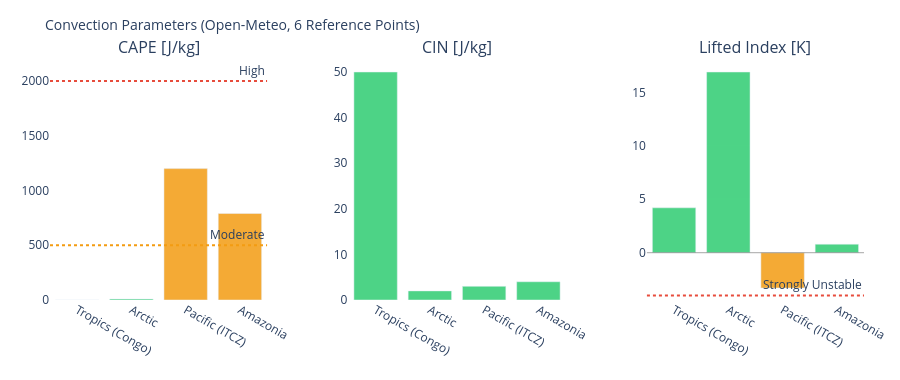

Here is the notebook cell this chart was saved with:
### Markdown cell above
---
## 3. Visualizations

### Code cell
# ============================================================
# CAPE / CIN / LIFTED INDEX – Convection potential
# ============================================================

if not df_atm.empty:
    fig = make_subplots(
        rows=1, cols=3,
        subplot_titles=['CAPE [J/kg]', 'CIN [J/kg]', 'Lifted Index [K]'],
        horizontal_spacing=0.1
    )
    pts = df_atm['point'].tolist()
    pt_colors = ['#E85D24','#185FA5','#888780','#378ADD','#639922','#F2A623']

    # CAPE – höher = mehr Gewitterpotential
    cape_vals = df_atm['cape'].fillna(0).tolist()
    cape_colors = ['#e74c3c' if v > 2000 else '#f39c12' if v > 500 else '#2ecc71'
                   for v in cape_vals]
    fig.add_trace(go.Bar(x=pts, y=cape_vals, marker_color=cape_colors,
                         opacity=0.85, showlegend=False), row=1, col=1)
    fig.add_hline(y=2000, line_dash='dot', line_color='#e74c3c',
                  annotation_text='High', row=1, col=1)
    fig.add_hline(y=500,  line_dash='dot', line_color='#f39c12',
                  annotation_text='Moderate', row=1, col=1)

    # CIN – negativer = stärker gedeckelt (weniger Auslöse)
    cin_vals = df_atm['cin'].fillna(0).tolist()
    cin_colors = ['#e74c3c' if v < -200 else '#f39c12' if v < -50 else '#2ecc71'
                  for v in cin_vals]
    fig.add_trace(go.Bar(x=pts, y=cin_vals, marker_color=cin_colors,
                         opacity=0.85, showlegend=False), row=1, col=2)

    # Lifted Index – negativ = instabil
    li_vals = df_atm['li'].fillna(0).tolist()
    li_colors = ['#e74c3c' if v < -4 else '#f39c12' if v < 0 else '#2ecc71'
                 for v in li_vals]
    fig.add_trace(go.Bar(x=pts, y=li_vals, marker_color=li_colors,
                         opacity=0.85, showlegend=False), row=1, col=3)
    fig.add_hline(y=0, line_color='gray', line_width=0.7, row=1, col=3)
    fig.add_hline(y=-4, line_dash='dot', line_color='#e74c3c',
                  annotation_text='Strongly Unstable', row=1, col=3)

    fig.update_layout(
        title=dict(text='Convection Parameters (Open-Meteo, 6 Reference Points)', font=dict(size=14)),
        height=380, plot_bgcolor='rgba(0,0,0,0)', paper_bgcolor='rgba(0,0,0,0)',
        margin=dict(l=50, r=30, t=60, b=80)
    )
    fig.update_xaxes(tickangle=30)
    fig.show()

### Figure 1 — Plotly figure (JSON) as saved in the notebook; plotly's stock layout.template omitted (floating-point values rounded to 4 significant figures)
{"data": [{"marker": {"color": ["#2ecc71", "#2ecc71", "#f39c12", "#f39c12"]}, "opacity": 0.85, "showlegend": false, "type": "bar", "x": ["Tropics (Congo)", "Arctic", "Pacific (ITCZ)", "Amazonia"], "xaxis": "x", "y": [0.0, 10.0, 1200.0, 790.0], "yaxis": "y"}, {"marker": {"color": ["#2ecc71", "#2ecc71", "#2ecc71", "#2ecc71"]}, "opacity": 0.85, "showlegend": false, "type": "bar", "x": ["Tropics (Congo)", "Arctic", "Pacific (ITCZ)", "Amazonia"], "xaxis": "x2", "y": [50.0, 2.0, 3.0, 4.0], "yaxis": "y2"}, {"marker": {"color": ["#2ecc71", "#2ecc71", "#f39c12", "#2ecc71"]}, "opacity": 0.85, "showlegend": false, "type": "bar", "x": ["Tropics (Congo)", "Arctic", "Pacific (ITCZ)", "Amazonia"], "xaxis": "x3", "y": [4.2, 16.9, -3.3, 0.8], "yaxis": "y3"}], "layout": {"annotations": [{"font": {"size": 16}, "showarrow": false, "text": "CAPE [J/kg]", "x": 0.1333, "xanchor": "center", "xref": "paper", "y": 1.0, "yanchor": "bottom", "yref": "paper"}, {"font": {"size": 16}, "showarrow": false, "text": "CIN [J/kg]", "x": 0.5, "xanchor": "center", "xref": "paper", "y": 1.0, "yanchor": "bottom", "yref": "paper"}, {"font": {"size": 16}, "showarrow": false, "text": "Lifted Index [K]", "x": 0.8667, "xanchor": "center", "xref": "paper", "y": 1.0, "yanchor": "bottom", "yref": "paper"}, {"showarrow": false, "text": "High", "x": 1, "xanchor": "right", "xref": "x domain", "y": 2000, "yanchor": "bottom", "yref": "y"}, {"showarrow": false, "text": "Moderate", "x": 1, "xanchor": "right", "xref": "x domain", "y": 500, "yanchor": "bottom", "yref": "y"}, {"showarrow": false, "text": "Strongly Unstable", "x": 1, "xanchor": "right", "xref": "x3 domain", "y": -4, "yanchor": "bottom", "yref": "y3"}], "height": 380, "margin": {"b": 80, "l": 50, "r": 30, "t": 60}, "paper_bgcolor": "rgba(0,0,0,0)", "plot_bgcolor": "rgba(0,0,0,0)", "shapes": [{"line": {"color": "#e74c3c", "dash": "dot"}, "type": "line", "x0": 0, "x1": 1, "xref": "x domain", "y0": 2000, "y1": 2000, "yref": "y"}, {"line": {"color": "#f39c12", "dash": "dot"}, "type": "line", "x0": 0, "x1": 1, "xref": "x domain", "y0": 500, "y1": 500, "yref": "y"}, {"line": {"color": "gray", "width": 0.7}, "type": "line", "x0": 0, "x1": 1, "xref": "x3 domain", "y0": 0, "y1": 0, "yref": "y3"}, {"line": {"color": "#e74c3c", "dash": "dot"}, "type": "line", "x0": 0, "x1": 1, "xref": "x3 domain", "y0": -4, "y1": -4, "yref": "y3"}], "title": {"font": {"size": 14}, "text": "Convection Parameters (Open-Meteo, 6 Reference Points)"}, "xaxis": {"anchor": "y", "domain": [0.0, 0.2667], "tickangle": 30}, "xaxis2": {"anchor": "y2", "domain": [0.3667, 0.6333], "tickangle": 30}, "xaxis3": {"anchor": "y3", "domain": [0.7333, 1.0], "tickangle": 30}, "yaxis": {"anchor": "x", "domain": [0.0, 1.0]}, "yaxis2": {"anchor": "x2", "domain": [0.0, 1.0]}, "yaxis3": {"anchor": "x3", "domain": [0.0, 1.0]}}}
